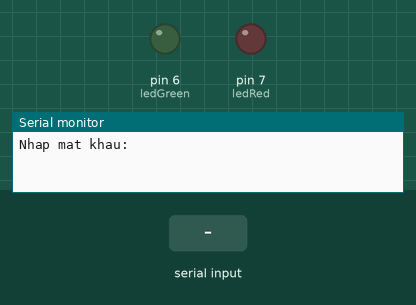
Simulated run of this sketch. Board: Arduino Uno, built with avr-gcc and run on an emulated ATmega328P. On the bench: output pins drawn as LEDs (lit = HIGH), the last lines printed to the serial monitor. The inputs (shaded band) are chosen by the test bench.

Above: at 1.2 s.
1.3 s: "1\n" received over Serial
At 2.2 s:
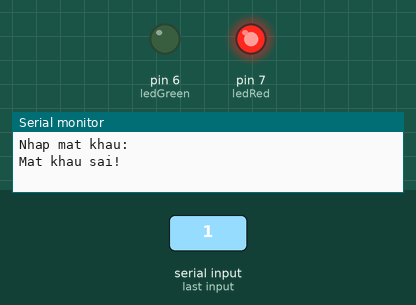
Timing chart, 0 to 7.8 s (numbered marks = the images above; inputs shaded):
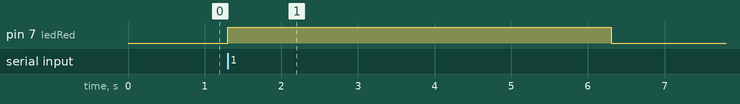

Measured:
- after the input at 1.3 s, pin 7 (ledRed): LOW → HIGH at once, → LOW 5.0 s later

The sketch:

mk_led.ino
```cpp
#include <Arduino.h>
int ledRed = 7;
int ledGreen = 6;
char mat_khau[] = "SETA"; //Tạo một mảng char để lưu mật khẩu
char nhap_vao[30]; //Tạo một mảng char mật khẩu nhập vào (tối đa 30 ký tự)
int chi_so = 0; //Tạo một biến để lưu chỉ số của phần tử trong mảng nhap_vao
void setup() {
  Serial.begin(9600);
  pinMode(ledRed, OUTPUT);
  pinMode(ledGreen, OUTPUT);
  Serial.println("Nhap mat khau:"); //In ra
}
void loop() {
//Chờ đến khi nhập xong mật khẩu vào Serial Monitor
  if (Serial.available() > 0) {
    //Biến bien_ky_tu để lưu ký tự được nhập vào
    //Mặt định đọc tùng ký tự chứ không phải đọc một mảng ký tự
    char bien_ky_tu = Serial.read();
    //Serial.println(ky_tu); //In ra ký tự được nhập vào
    //nếu ký tự được nhập vào là phím Enter thì sẽ kết thúc việc nhập mật khẩu
    if (bien_ky_tu == '\n' || bien_ky_tu == '\r') {
      //Thay thế ký tự kết thúc bằng \0 (ký tự null) để kết thúc chuỗi
      nhap_vao[chi_so] = '\0';
      //Đặt lại chỉ số về 0 để chuẩn bị cho lần nhập tiếp theo
      chi_so = 0;
      //So sánh chuỗi được nhập vào với mật khẩu đã lưu
      //strcmp là hàm so sánh chuỗi, có sẵn trong Arduino ide để dùng
      //Để so sánh 2 chuỗi ký tự
      if (strcmp(nhap_vao, mat_khau) == 0) {
        Serial.println("Mat khau dung!"); //In ra nếu mật khẩu đúng
        digitalWrite(ledGreen, HIGH); //Bật đèn xanh
        digitalWrite(ledRed, LOW); //Tắt đèn đỏ
        delay(5000); //Giữ trạng thái đèn trong 5 giây
        digitalWrite(ledGreen, LOW); //Tắt đèn xanh sau 5 gi
        Serial.println("Nhap mat khau:"); //In ra để nhập mật khẩu tiếp theo
      } else {
        Serial.println("Mat khau sai!"); //In ra nếu mật khẩu sai
        digitalWrite(ledGreen, LOW); //Tắt đèn xanh
        digitalWrite(ledRed, HIGH); //Bật đèn đỏ
        delay(5000); //Giữ trạng thái đèn trong 5 giây
        digitalWrite(ledRed, LOW); //Tắt đèn đỏ sau 5 giây
        Serial.println("Nhap mat khau:"); //In ra để nhập mật khẩu tiếp theo
      }
    } else {
      //Nếu ký tự được nhập vào không phải là phím Enter (chưa kết thúc chuỗi)
      //Lưu ký tự được nhập vào phần tử hiện tại của mảng nhap_vao
      nhap_vao[chi_so] = bien_ky_tu;
      //Tăng chỉ số lên 1 để chuẩn bị cho ký tự tiếp theo
      chi_so++;
    }
}
}
```
